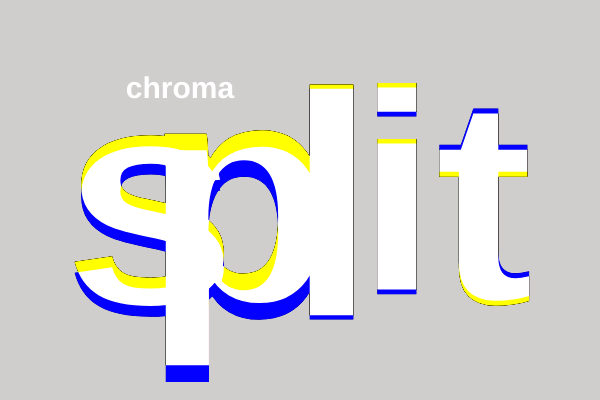
Frame 1 (no input)
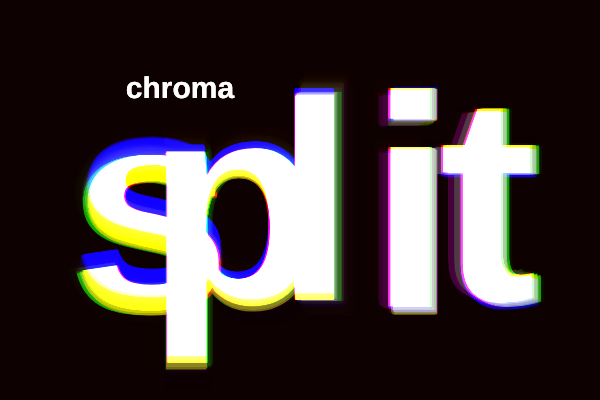
Frame 60 (no input)
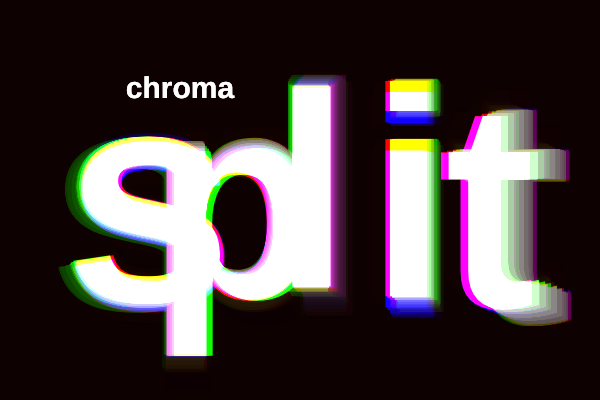
Frame 120 (the mouse pressed at the canvas centre since frame 60)

The p5.js sketch that drew these frames (run headless with seeded random() and noise() and a simulated clock; from frame 60 on, the mouse is pressed at the canvas centre):

// p5.js sketch
// ── sketch.js
let chromaSpitChars = [];

function setup() {
  createCanvas(600, 400);

  textStyle(BOLD);
  angleMode(DEGREES);
  textAlign(CENTER, CENTER);

  chromaString = "split"

  for (i = 0; i < chromaString.length; i++) {
    chromaSpitChars[i] = new ChromaSplit(chromaString[i], (600 / (chromaString.length + 1) * (i + 1)), 300, 350);
  }
}

function draw() {
  background(20, 0, 0, 50);

  textSize(30);
  textStyle(BOLD);
  fill(255, 255, 255);

  text("chroma", 180, 90);
  
  chromaSpitChars.forEach(c => {
    c.render();
  });
}
// ── ChromaSplit.js
class ChromaSplit {
  constructor(char, xpos, ypos, charSize) {
    this.pos = createVector(random() * 360,random() * 360);
    this.spd = 0.05;
    this.char = char;
    this.position = createVector(xpos - 300,ypos - 300);
    this.charSize = charSize;
  }

  display() {
    push();
    textSize(this.charSize);
    translate(width / 2, height / 2);
    scale((noise(this.pos.x, this.pos.y, this.chromaSize) * 0.3) + 0.7);
    blendMode(ADD);
    fill(255, 0, 0);
    text(this.char, (noise(this.pos.x, this.pos.y) * 50) + this.position.x,
      (noise(this.pos.x, this.pos.y, 2) * 50) + this.position.y);
    fill(0, 255, 0);
    text(this.char, (noise(this.pos.x, this.pos.y, frameCount / 100) * 50) + this.position.x,
      (noise(this.pos.x, this.pos.y, 2) * 50) + this.position.y);
    fill(0, 0, 255);
    text(this.char, (noise(this.pos.x, this.pos.y) * 50) + this.position.x,
      (noise(this.pos.x, this.pos.y, frameCount / 100) * 50) + this.position.y);
    pop();
    
    return this;
  }

  update() {
    this.pos.x += this.spd % 360;
    this.pos.y += this.spd % 360;
    
    return this;
  }
  
  render() {
    return this.update().display();
  }
}
